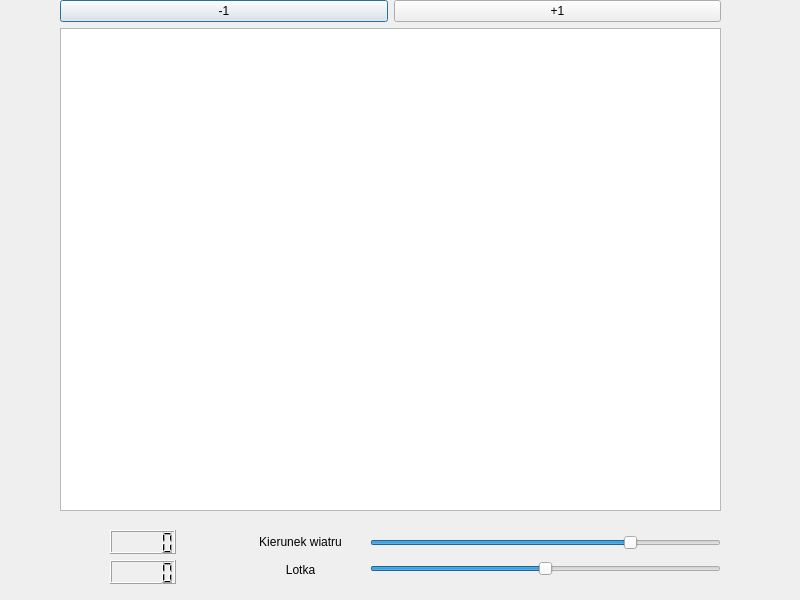
<?xml version="1.0" encoding="UTF-8"?>
<ui version="4.0">
 <class>Dialog</class>
 <widget class="QDialog" name="Dialog">
  <property name="geometry">
   <rect>
    <x>0</x>
    <y>0</y>
    <width>800</width>
    <height>600</height>
   </rect>
  </property>
  <property name="windowTitle">
   <string>Dialog</string>
  </property>
  <widget class="QWidget" name="layoutWidget">
   <property name="geometry">
    <rect>
     <x>60</x>
     <y>0</y>
     <width>661</width>
     <height>511</height>
    </rect>
   </property>
   <layout class="QVBoxLayout" name="verticalLayout">
    <item>
     <layout class="QHBoxLayout" name="horizontalLayout">
      <item>
       <widget class="QPushButton" name="pushButton">
        <property name="text">
         <string>-1</string>
        </property>
       </widget>
      </item>
      <item>
       <widget class="QPushButton" name="pushButton_2">
        <property name="text">
         <string>+1</string>
        </property>
       </widget>
      </item>
     </layout>
    </item>
    <item>
     <widget class="QGraphicsView" name="graphicsView"/>
    </item>
   </layout>
  </widget>
  <widget class="QWidget" name="layoutWidget">
   <property name="geometry">
    <rect>
     <x>370</x>
     <y>530</y>
     <width>351</width>
     <height>52</height>
    </rect>
   </property>
   <layout class="QVBoxLayout" name="verticalLayout_2">
    <item>
     <widget class="QSlider" name="horizontalSlider">
      <property name="maximum">
       <number>359</number>
      </property>
      <property name="value">
       <number>270</number>
      </property>
      <property name="sliderPosition">
       <number>270</number>
      </property>
      <property name="orientation">
       <enum>Qt::Orientation::Horizontal</enum>
      </property>
     </widget>
    </item>
    <item>
     <widget class="QSlider" name="horizontalSlider_2">
      <property name="maximum">
       <number>100</number>
      </property>
      <property name="sliderPosition">
       <number>50</number>
      </property>
      <property name="orientation">
       <enum>Qt::Orientation::Horizontal</enum>
      </property>
     </widget>
    </item>
   </layout>
  </widget>
  <widget class="QWidget" name="layoutWidget">
   <property name="geometry">
    <rect>
     <x>240</x>
     <y>530</y>
     <width>121</width>
     <height>51</height>
    </rect>
   </property>
   <layout class="QVBoxLayout" name="verticalLayout_3">
    <item>
     <widget class="QLabel" name="label">
      <property name="text">
       <string>Kierunek wiatru</string>
      </property>
      <property name="alignment">
       <set>Qt::AlignmentFlag::AlignCenter</set>
      </property>
     </widget>
    </item>
    <item>
     <widget class="QLabel" name="label_2">
      <property name="text">
       <string>Lotka</string>
      </property>
      <property name="alignment">
       <set>Qt::AlignmentFlag::AlignCenter</set>
      </property>
     </widget>
    </item>
   </layout>
  </widget>
  <widget class="QWidget" name="layoutWidget">
   <property name="geometry">
    <rect>
     <x>110</x>
     <y>530</y>
     <width>66</width>
     <height>54</height>
    </rect>
   </property>
   <layout class="QVBoxLayout" name="verticalLayout_4">
    <item>
     <widget class="QLCDNumber" name="lcdNumber"/>
    </item>
    <item>
     <widget class="QLCDNumber" name="lcdNumber_2"/>
    </item>
   </layout>
  </widget>
 </widget>
 <resources/>
 <connections>
  <connection>
   <sender>horizontalSlider</sender>
   <signal>sliderMoved(int)</signal>
   <receiver>lcdNumber</receiver>
   <slot>display(int)</slot>
   <hints>
    <hint type="sourcelabel">
     <x>545</x>
     <y>542</y>
    </hint>
    <hint type="destinationlabel">
     <x>142</x>
     <y>542</y>
    </hint>
   </hints>
  </connection>
  <connection>
   <sender>horizontalSlider_2</sender>
   <signal>valueChanged(int)</signal>
   <receiver>lcdNumber_2</receiver>
   <slot>display(int)</slot>
   <hints>
    <hint type="sourcelabel">
     <x>545</x>
     <y>567</y>
    </hint>
    <hint type="destinationlabel">
     <x>142</x>
     <y>571</y>
    </hint>
   </hints>
  </connection>
 </connections>
</ui>
